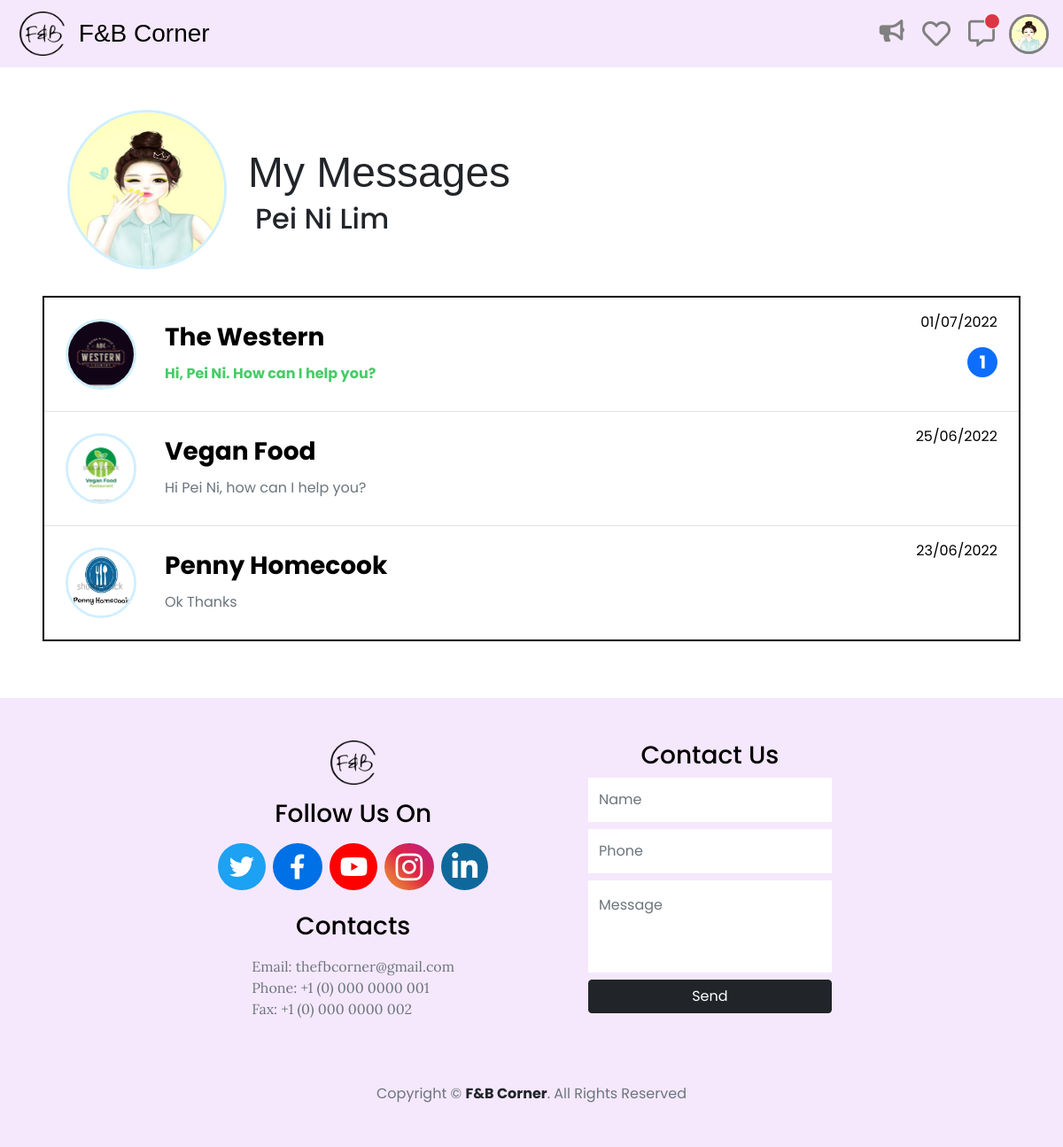
The app's page /fbcorner/store/php/pages/message/my_message.php (signed in) with its own data.
### tables this page shows
CREATE TABLE `customer` (
  `cus_id` varchar(5) NOT NULL,
  `firstname` varchar(32) NOT NULL,
  `lastname` varchar(32) NOT NULL,
  `email` varchar(96) NOT NULL,
  `contact_num` varchar(12) NOT NULL,
  `password` varchar(1000) NOT NULL,
  `profile_pic` varchar(255) NOT NULL DEFAULT 'default_pp.png',
  `join_date` date NOT NULL DEFAULT current_timestamp()
);

CREATE TABLE `conversation` (
  `conversation_id` int(11) NOT NULL,
  `cus_id` varchar(5) NOT NULL,
  `rest_id` varchar(5) NOT NULL
);

CREATE TABLE `restaurant` (
  `rest_id` varchar(5) NOT NULL,
  `rest_name` varchar(100) NOT NULL,
  `owner_name` varchar(64) NOT NULL,
  `owner_contact_num` varchar(12) NOT NULL,
  `owner_email` varchar(96) NOT NULL,
  `contact_num` varchar(12) NOT NULL,
  `email` varchar(96) NOT NULL,
  `address` varchar(400) NOT NULL,
  `city` varchar(20) DEFAULT NULL,
  `rest_profile` varchar(255) NOT NULL DEFAULT 'default_pp_rest.png',
  `cover_photo` varchar(255) NOT NULL DEFAULT 'default_cover.png',
  `documents` longtext NOT NULL CHECK (json_valid(`documents`)),
  `description` varchar(1000) NOT NULL,
  `dining_style_id` int(11) NOT NULL DEFAULT 0,
  `tags` longtext NOT NULL DEFAULT '[]',
  `opening_hours` longtext NOT NULL DEFAULT '[]',
  `daily_opening_hours` longtext NOT NULL DEFAULT '[]',
  `photos` longtext NOT NULL DEFAULT '[]',
  `additional_notes` varchar(1000) NOT NULL,
  `join_date` date NOT NULL DEFAULT current_timestamp()
);

CREATE TABLE `chat` (
  `chat_id` int(11) NOT NULL,
  `conversation_id` int(11) NOT NULL,
  `sender_id` varchar(5) NOT NULL,
  `receiver_id` varchar(5) NOT NULL,
  `message` text DEFAULT NULL,
  `file` varchar(255) DEFAULT NULL,
  `seen` tinyint(1) NOT NULL DEFAULT 0,
  `sent_at` datetime NOT NULL DEFAULT current_timestamp()
);

### fbcorner/store/php/helpers/customer.php (called while the page is built, shortened)
<?php
    function getCustomer($connection, $cus_id){
        $sql = "SELECT * FROM customer WHERE `cus_id` = '" . $cus_id . "'";
        $statement = $connection->query($sql);
        $results = $statement->fetch_array(MYSQLI_ASSOC);
        return $results;
    }
?>

### fbcorner/store/php/helpers/message.php (called while the page is built, shortened)
<?php
    function getConversationsByCusID($connection, $cus_id){
        $sql = "SELECT r.*, c.conversation_id, ccc.file, ccc.message, ccc.sent_at, ccc.chat_id FROM `conversation` c LEFT JOIN restaurant r ON (c.rest_id = r.rest_id) LEFT JOIN chat ccc ON (ccc.conversation_id = c.conversation_id) WHERE c.cus_id = '" . $cus_id . "' AND ccc.chat_id IN (SELECT max(chat_id) FROM chat GROUP BY conversation_id) ORDER BY ccc.sent_at DESC";
        $statement = $connection->query($sql);
        $results = $statement->fetch_all(MYSQLI_ASSOC);
        return $results;
    }
?>

### fbcorner/admin/php/helpers/message.php (called while the page is built, shortened)
<?php
    function getConversationChatsTotal($connection, $conversation_id, $filter_data = array()){
        $sql = "SELECT COUNT(*) FROM `chat` WHERE `conversation_id` = '" . $conversation_id . "'";
        if (isset($filter_data['seen'])){
            $sql .= " AND seen = " . (int)$filter_data['seen'];
        }
        if (isset($filter_data['receiver_id'])){
            $sql .= " AND receiver_id = '" . $filter_data['receiver_id'] . "'";
        }
        $statement = $connection->query($sql);
        $results = $statement->fetch_array(MYSQLI_ASSOC);
        return $results;
    }
?>

### fbcorner/store/php/pages/message/my_message.php (the view, shortened to what this page needs)
<?php
    include_once '../../../../db_connect.php';
    include_once '../../helpers/message.php';
    include_once '../../../../admin/php/helpers/message.php';
    if (isset($_SESSION['login_cus_id'])) {
        $conversations = getConversationsByCusID($connection, $_SESSION['login_cus_id']);
        foreach ($conversations as $key => $conversation){
            $total_result = getConversationChatsTotal($connection, $conversation['conversation_id'], ['seen' => 0, 'receiver_id' => $_SESSION['login_cus_id']]);
            $conversations[$key]['unseen_total'] = $total_result['COUNT(*)'];
        }
?>
<!DOCTYPE html>
<html lang="en">
<head>
    <?php include_once '../../../../link.php'?>
</head>
<body>
    <?php include_once '../../common/navigation_bar.php'; ?>
    <div class="d-flex flex-column" style="min-height: calc(100% - 76px)">
    <main>
      <div class="m-5">
        <div class="row row-cols-1 row-cols-sm-2 row-cols-md-2 mx-3">
            <div class="col-sm-12 col-md-2 d-flex" style="min-width: 180px;" id="title-image">
                <img width='180' height='180' class='rounded-circle align-self-center' style="border: 3px solid #d0efff;" src="../../../uploads/profile_pic/<?=$profile_img?>">
            </div>
            <div class="col-sm-12 col-md-10 align-self-center d-flex flex-column" id="title-name" style="width: fit-content;">
                <h1 style="cursor: default; font-size: 3rem;" class="mb-1 pt-2 font-bernard d-inline-block text-nowrap">My Messages</h1>
                <h2 class="mb-1 d-inline-block" style="cursor: default;"><?=$customer['firstname'] . ' ' . $customer['lastname']?></h2>
            </div>
        </div>
        <?php if (count($conversations) > 0) { ?>
        <div class="table-responsive">
          <table class="table table-bordered table-hover" style="white-space: nowrap;" id="conversation-table">
              <tbody>
                  <?php foreach ($conversations as $conversation) { ?>
                      <tr id="con-<?=$conversation['conversation_id']?>">
                          <td style="cursor: pointer;">
                              <a href="chatroom.php?rest_id=<?=$conversation['rest_id']?>">
                              <div class="d-flex">
                                  <img src="../../../../admin/uploads/profile_pic/<?=$conversation['rest_profile']?>" height="80" width="80" class="m-3 rounded-circle" style="border: 3px solid #d0efff;">
                                  <div class="flex-grow-1 d-flex">
                                      <div class="flex-grow-1">
                                          <div class="d-flex">
                                              <span class="fw-bold font-size-28 d-inline-block m-3 mb-2"><?=$conversation['rest_name']?></span>
                                          </div>
                                          <span class="d-flex m-3 mt-0 text-muted last-msg-wrapper"><?=empty($conversation['message']) ? '<i class="fas fa-file m-2 ms-0" style="font-size: 20px;"></i><span class="d-inline-block text-truncate align-self-center"' . ($conversation['unseen_total'] == 0 ? '' : ' style="color: #48cb68; font-weight: bolder;"') . ' id="last-msg-' . $conversation['chat_id'] . '">' . substr($conversation['file'], strpos($conversation['file'], '-') + 1) . '</span>' : '<span class="d-inline-block text-truncate"' . ($conversation['unseen_total'] == 0 ? '' : ' style="color: #48cb68; font-weight: bolder;"') . ' id="last-msg-' . $conversation['chat_id'] . '">' . $conversation['message'] . '</span>'?></span>
                                      </div>
                                  </div>
                                  <div class="d-flex time-wrapper flex-column">
                                      <span class="align-self-end d-inline-block mb-0 mt-2 me-3 date-or-time">
                                      <?php $date = date('d/m/Y', strtotime($conversation['sent_at'])); ?>
                                      <?php if ($date == date('d/m/Y')) { ?>
                                          <?=date('h:i a', strtotime($conversation['sent_at']))?>
                                      <?php } else { ?>
                                          <?=date('d/m/Y', strtotime($conversation['sent_at']))?><br>
                                      <?php } ?>
                                      </span>
                                      <span class="badge m-3 bg-primary rounded-circle align-self-end font-size-20 new-msg-total<?=$conversation['unseen_total'] == 0 ? ' d-none' : '' ?>"><?=$conversation['unseen_total']?></span>
                                  </div>
                              </div>
                              </a>
                          </td>
                      </tr>
                  <?php } ?>
              </tbody>
          </table>
        </div>
        <?php } ?>
      </div>
    </main>
    <?php include_once '../../common/notification.php'; ?>
    <?php include_once '../../common/footer.php'?>
    </div>
  </body>
</html>
<?php
  } else {
    header("Location: ../homepage/index.php");
    exit;
  }
?>

### fbcorner/store/php/common/navigation_bar.php (shortened to what this page needs)
<?php
    if (isset($_SESSION['login_cus_id'])){
        $sql = "SELECT * FROM `chat` WHERE receiver_id = '" . $_SESSION['login_cus_id'] . "' AND seen = 0";
        $statement = $connection->query($sql);
        $results = $statement->fetch_all(MYSQLI_ASSOC);
    }
?>
<header>
    <nav class="navbar navbar-expand-lg navbar-light color-2">
        <div class="container-fluid">
            <a class="navbar-brand" style="margin-left: 10px;" href="../homepage/index.php"><img height="50px" src="../../../assest/Logo.png"></a>
            <a class="font-bernard font-size-28" href="../homepage/index.php">F&amp;B Corner</a>
            <div class="collapse navbar-collapse justify-content-end" id="navbarSupportedContent">
                <ul class="navbar-nav ms-auto">
                    <li class="nav-item">
                        <a class="nav-link active ps-2 me-1 align-self-center" href="../promotion/promotional_ads.php" style="padding-top: 10px;"><i class="fas fa-bullhorn" style="font-size: 25px; color: grey" data-bs-toggle="tooltip" data-bs-placement="bottom" title="Promotions"></i></a>
                    </li>
                <?php if (!isset($_SESSION['login_cus_id'])) { ?>
                    <li class="nav-item">
                        <a class="nav-link active" id="sign-up-button" href="#" style="line-height: 32px;"><button type="button" class="btn btn-primary">Sign Up</button></a>
                    </li>
                <?php } else { ?>
                    <li class="nav-item">
                        <a class="nav-link active ps-2 me-1 align-self-center" href="../restaurant/my_fav_restaurant.php" style="padding-top: 10px;"><i class="far fa-heart" style="font-size: 32px; color: grey" data-bs-toggle="tooltip" data-bs-placement="bottom" title="Favourite Restaurants"></i></a>
                    </li>
                    <li class="nav-item">
                        <a class="nav-link active px-2 pe-3" id="my_message" href="../message/my_message.php" style="line-height: 32px;">
                            <div class="position-relative" style="padding-top: 3px; height: 30px; width: fit-content;">
                                <i class="far fa-comment-alt" style="font-size: 30px; color: grey" data-bs-toggle="tooltip" data-bs-placement="bottom" title="Messages"></i>
                                <span class="position-absolute translate-middle p-2 bg-danger border border-light rounded-circle<?=$results ? '' : ' d-none'?>" style="top: 15%; left: 90%" id="my_message_noti">
                                </span>
                            </div>
                        </a>
                    </li>
                <?php } ?>
                    <li class="nav-item dropdown">
                        <?php if (!isset($_SESSION['login_cus_id'])) { ?>
                            <a class="nav-link active" id="sign-in-button" href="#" style="line-height: 32px;"><button type="button" class="btn btn-secondary" style="width: 86.28px;">Sign In</button></a>
                        <?php } else { ?>
                            <?php
                                include_once '../../helpers/customer.php';
                                $customer = getCustomer($connection, $_SESSION['login_cus_id']);
                                $profile_img = $customer['profile_pic'];
                            ?>
                            <a class="nav-link dropdown-toggle p-0 mt-1" id="nav-bar-dropdown" href="#" role="button" data-bs-toggle="dropdown" aria-expanded="false"><img src="../../../uploads/profile_pic/<?=$profile_img?>" alt="" width="45" height="45" class="rounded-circle" style="border: 3px solid grey;"></a>
                        <?php } ?>
                    </li>
                </ul>
            </div>
        </div>
    </nav>
</header>

### fbcorner/style.css (style rules this page uses)
.font-bernard { font-family: "Bernard MT Condensed", "Comic Sans MS", Arial, Helvetica, sans-serif; }
.font-size-20 { font-size: 20px; }
.font-size-28 { font-size: 28px; }
.color-2 { background-color: #f5e8fd !important; }
h1, h2, h3, h4, h5, h6 { cursor: default; }
a, a:hover { text-decoration: none; color: black; }
h1, h2, h3, h4 { cursor: default; }
.table { margin-top: 30px; width: 100%; }
html { height: 100%; }
body { position: relative; min-height: 100%; }
body { margin: 0; padding: 0; font-family: "Poppins", sans-serif; }
#nav-bar-dropdown::after { border: 0; }

### fbcorner/store/php/pages/message/my_message.php (style rules this page uses)
body { height: 100%; }
#title-image, #title-image img { min-width: 180px; max-width: 180px; }
@media (min-width: 768px) { #title-name { margin-left: 1.5rem; } }
@media (min-width: 768px) { #title-name h2 { margin-left: 0.5rem; } }
#conversation-table { border: 1px solid black !important; }
#conversation-table tr { border-color: #dee2e6 !important; }
#conversation-table tbody { border-width: 2px; }
.text-truncate { width: 67vw !important; }
@media (max-width: 1300px) { .text-truncate { width: 60vw !important; } }

### records on screen
customer: profile_pic (picture), firstname "Pei Ni", lastname "Lim"
conversation: rest.rest_profile (picture), rest.rest_name "The Western", chat.message "Hi, Pei Ni. How can I help you?", chat.sent_at "01/07/2022", rest.dining_style_id "1"
conversation: rest.rest_profile (picture), rest.rest_name "Vegan Food", chat.message "Hi Pei Ni, how can I help you?", chat.sent_at "25/06/2022"
conversation: rest.rest_profile (picture), rest.rest_name "Penny Homecook", chat.message "Ok Thanks", chat.sent_at "23/06/2022"
